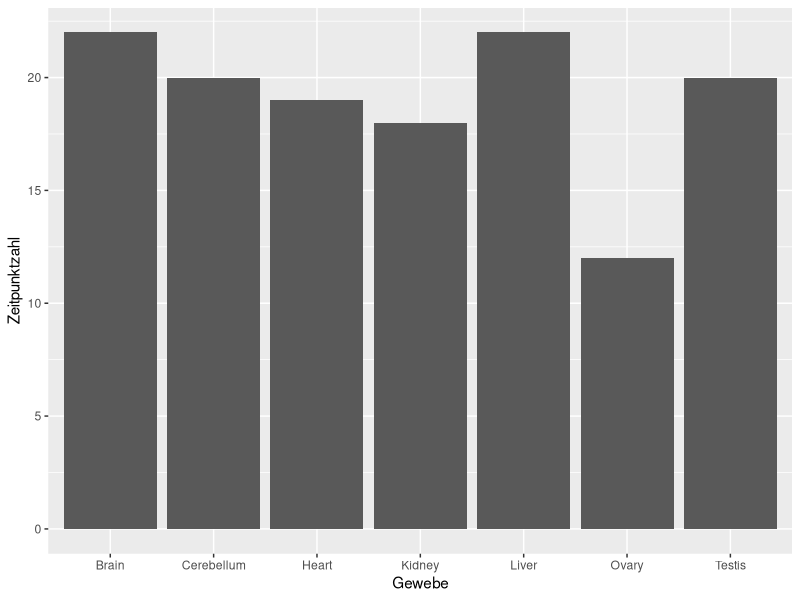
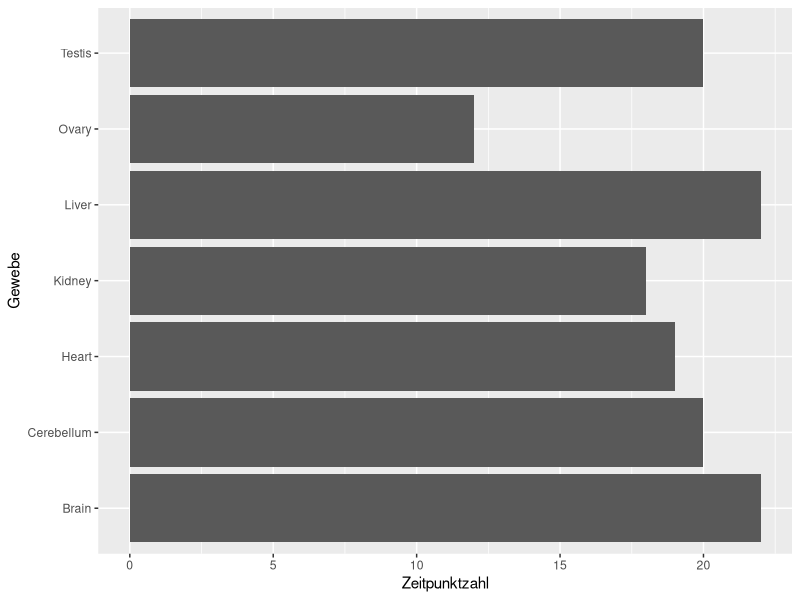
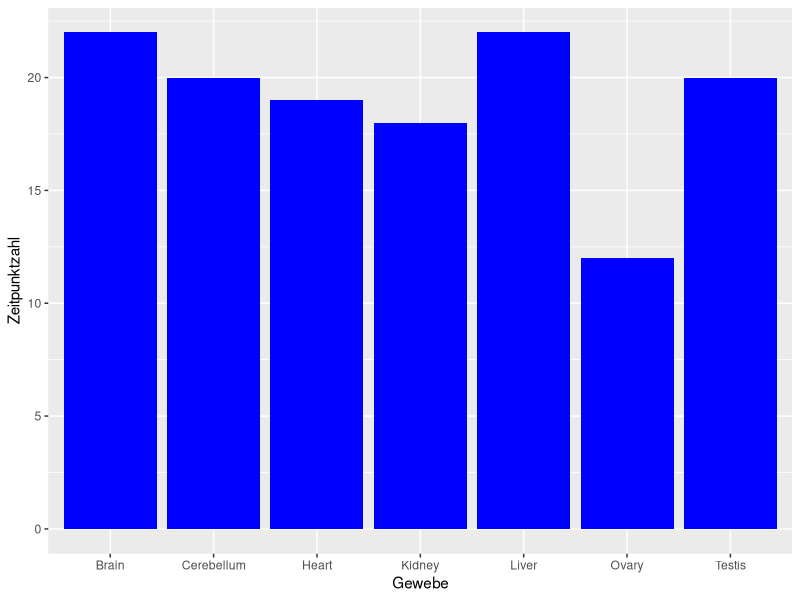
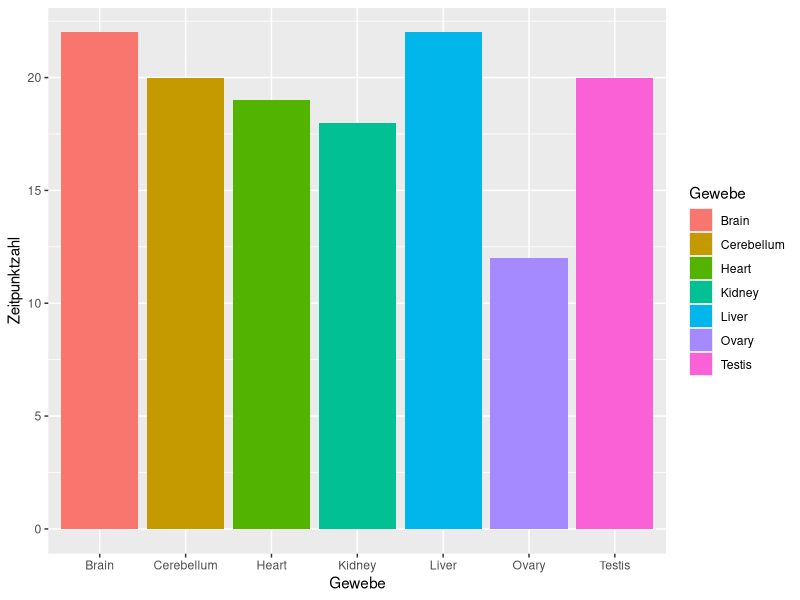
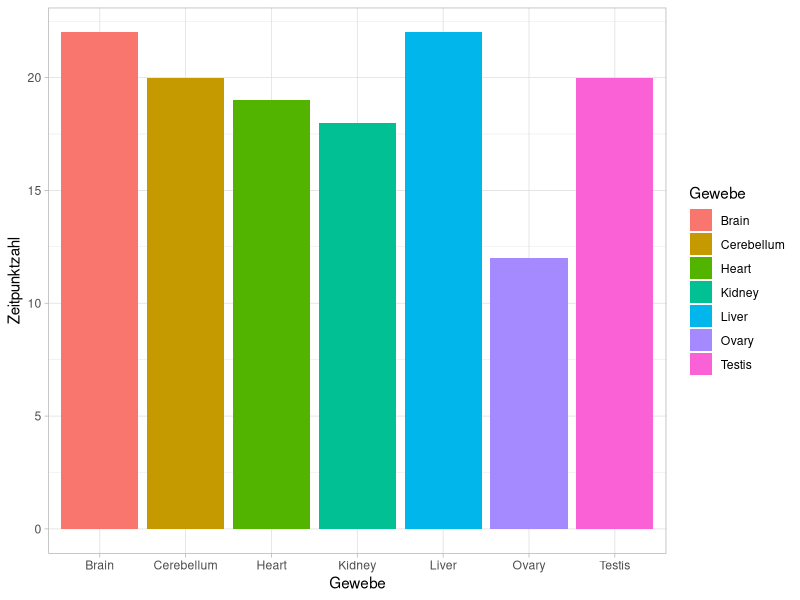
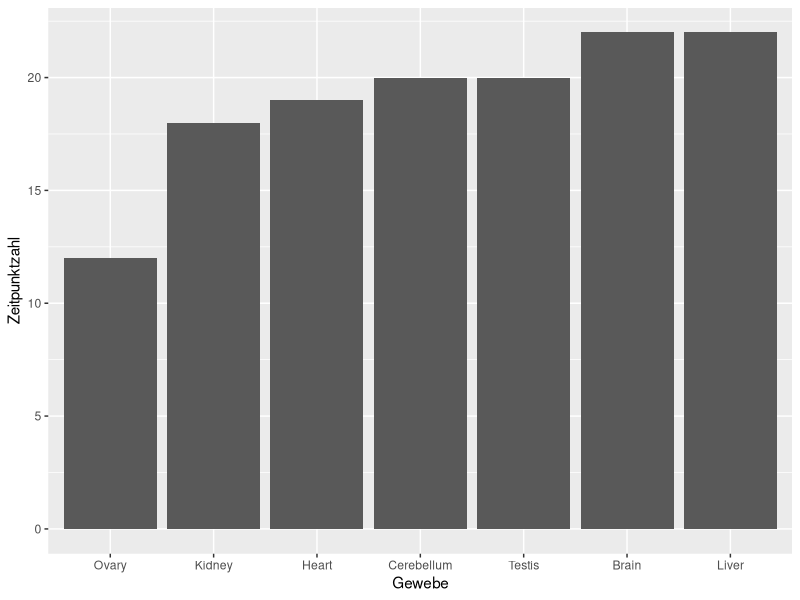
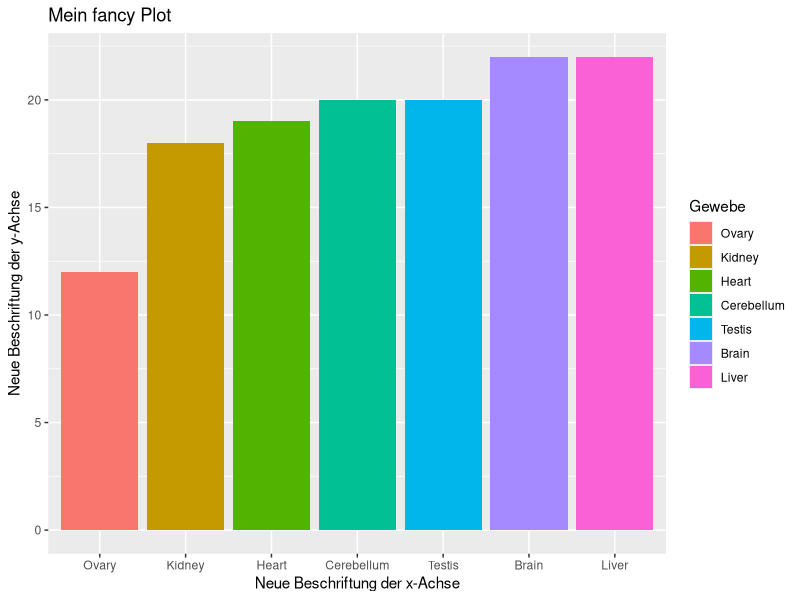
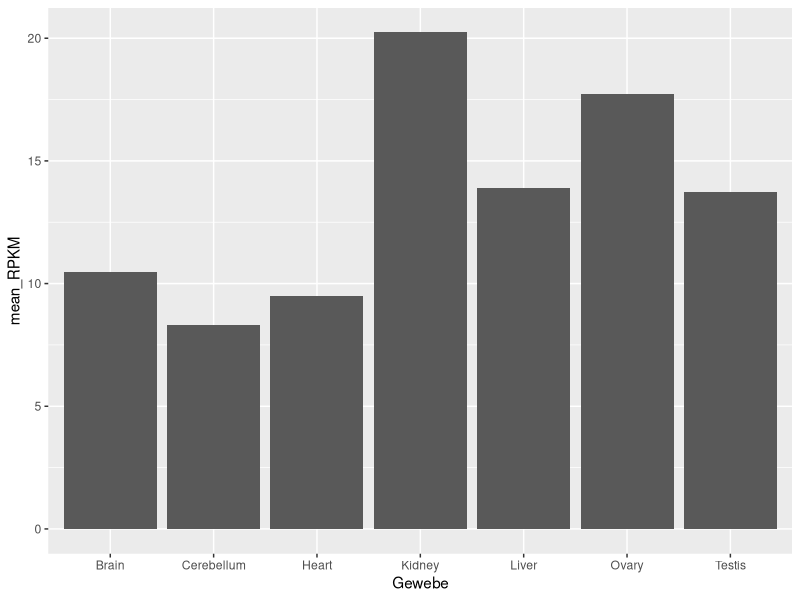

Write the R code that produced these figures, in order.
## ---- chunk 1
knitr::opts_chunk$set(echo = TRUE)
## ---- chunk 2
library(tidyverse)
## ---- chunk 3
data <- read_csv('../Daten/Human_subset_10_genes.csv', show_col_types = FALSE)

# damit nachher die Zeitpunkte in der richtigen Reihenfolge sortiert werden, legen
# wir zu Beginn einmal die Reihenfolge fest
alle_Zeitpunkte <- c("4wpc", "5wpc", "6wpc", "7wpc", "8wpc", "9wpc", "10wpc", "11wpc",
                     "12wpc", "13wpc", "16wpc", "18wpc", "19wpc", "20wpc", "newborn",    
                     "infant", "toddler", "school", "teenager", "youngAdult",
                     "youngMidAge", "olderMidAge", "senior")
data$Zeitpunkt <- factor(data$Zeitpunkt, levels = alle_Zeitpunkte)

head(data)  
# Falls ihr hier einen Fehler bekommt, dass die Datei nicht existiert, dann müsst
# ihr eventuell euer working directory ändern und den korrekten Pfad zu euren
# Daten eingeben, z.B. so setwd("~/Documents/Privat/Bioinfo_lsl/HLSL_BioinfoAG_2024/")
## ---- chunk 4
unique(data$Gewebe)
## ---- chunk 5
# füge deinen eigenen Code hier ein
unique(data$Zeitpunkt)
unique(data$Gen)
# Tipp: nutze dieselben Funktionen wie im vorherigen chunk
## ---- chunk 6
min(data$RPKM)
## ---- chunk 7
max(data$RPKM)
## ---- chunk 8
mean(data$RPKM)
## ---- chunk 9
data %>% group_by(Gen) %>%
  summarize(mean_RPKM = mean(RPKM))
## ---- chunk 10
data %>% group_by(Gen, Gewebe) %>%
  summarize(mean_RPKM = mean(RPKM))
## ---- chunk 11
# dazu wählen wir zunächsten die Spalten Gewebe und Zeitpunkt aus
Anzahl_Zeitpunkte <- data %>% subset(select = c(Gewebe, Zeitpunkt)) %>% 
  # und reduzieren die Anzahl an Zeilen, so dass jede Zeile nur einmal vorkommt
  distinct() %>% 
  # dann gruppieren wir die Zeilen nach Gewebe
  group_by(Gewebe) %>% 
  # und zählen pro Gewebe die Anzahl an Zeitpunkten
  summarize(Zeitpunktzahl = n())

Anzahl_Zeitpunkte
## ---- chunk 12
# dazu nutzen wir das Paket ggplot2, das bereits in tidyverse enthalten ist
# zuerst gibt man den data.frame mit seinen Daten an, sowie was auf die 
# x- und y-Achse geplottet werden soll
ggplot(Anzahl_Zeitpunkte, aes(x = Gewebe, y = Zeitpunktzahl)) +
  # danach gibt man an, was für einen Plottypen man möchte, also z.B. ein Balkendiagramm (=geom_bar)
  geom_bar(stat = 'identity')
## ---- chunk 13
ggplot(Anzahl_Zeitpunkte, aes(x = Zeitpunktzahl, y = Gewebe)) +
  geom_bar(stat = 'identity')
## ---- chunk 14
ggplot(Anzahl_Zeitpunkte, aes(x = Gewebe, y = Zeitpunktzahl)) +
  geom_bar(stat = 'identity', fill = 'blue')
## ---- chunk 15
ggplot(Anzahl_Zeitpunkte, aes(x = Gewebe, y = Zeitpunktzahl, fill = Gewebe)) +
  geom_bar(stat = 'identity')
## ---- chunk 16
ggplot(Anzahl_Zeitpunkte, aes(x = Gewebe, y = Zeitpunktzahl, fill = Gewebe)) +
  geom_bar(stat = 'identity') +
  theme_light()
## ---- chunk 17
# dazu speichern wir die Reihenfolge als factor levels
Anzahl_Zeitpunkte$Gewebe <- reorder(Anzahl_Zeitpunkte$Gewebe, Anzahl_Zeitpunkte$Zeitpunktzahl)

ggplot(Anzahl_Zeitpunkte, aes(x = Gewebe, y = Zeitpunktzahl)) +
  geom_bar(stat = 'identity')
## ---- chunk 18
ggplot(Anzahl_Zeitpunkte, aes(x = Gewebe, y = Zeitpunktzahl, fill = Gewebe)) +
  geom_bar(stat = 'identity') +
  xlab('Neue Beschriftung der x-Achse') +
  ylab('Neue Beschriftung der y-Achse') +
  ggtitle('Mein fancy Plot')
## ---- chunk 19
# Hier den Pfad abändern, zu der Stelle, wo ihr es speichern möchtet
# Also z.B. wenn ihr einen Abbildungen Ordner in dem geclonten repo erstellt, 
# dann funktioniert der angegebene Pfad
ggsave('../Abbildungen/fancy_barplot.png')
## ---- chunk 20
# dazu berechnen wir erstmal die Mittelwerte über alle Zeitpunkte
mean_RPKM <- data %>% group_by(Gen, Gewebe) %>%
  summarize(mean_RPKM = mean(RPKM)) %>%
  # und wählen dann ein Gen aus
  filter(Gen == 'TP53')
head(mean_RPKM)

# und jetzt plotten wir die Ergebnisse wieder mit ggplot
# füge hier deinen Code ein (analog zu den Beispielen oben)
## ---- chunk 21
ggplot(mean_RPKM, aes(x=Gewebe, y = mean_RPKM)) +
  geom_bar(stat='identity')
## ---- chunk 22
# dazu wählen wir ein beliebiges Gen aus und wählen die entsprechenden 
# Zeilen aus unserem Datensatz aus
Lieblings_Gen = 'HBG2'
Gen_Daten <- filter(data, Gen == Lieblings_Gen)

ggplot(Gen_Daten, aes(x = Zeitpunkt, y = RPKM, col = Gewebe, group = Gewebe)) + 
  # wir fügen jeden Messwert als Punkt ein
  geom_point() +
  # und verbinden zusätzlich die Punkte mit einer Linie
  geom_line() + 
  # wir möchten mehrere subplots nebeneinander, einen pro Gewebe
  facet_grid(~Gewebe) + 
  # kleine Schönheitskorrektur: wir entfernen die Beschriftung der x-Achse, 
  # dass es nicht zu voll wird
  theme(axis.text.x = element_blank(), axis.ticks.x = element_blank()) +
  # wir fügen eine graue, vertikale Linie ein, damit man erkennt, wo die Geburt ist
  geom_vline(xintercept = "newborn", linetype = "dashed", col = "gray") +
  # jetzt beschriften wir noch die y-Achse und geben dem Plot einen Title
  ylab('Genexpression') +
  ggtitle(Lieblings_Gen)
## ---- chunk 23
# Beispiel zu 3.
unique(data$Gen)
subset = filter(data, Gen == "HBG2")
ggplot(subset, aes(x = Gewebe, y = RPKM)) +
  geom_boxplot()
